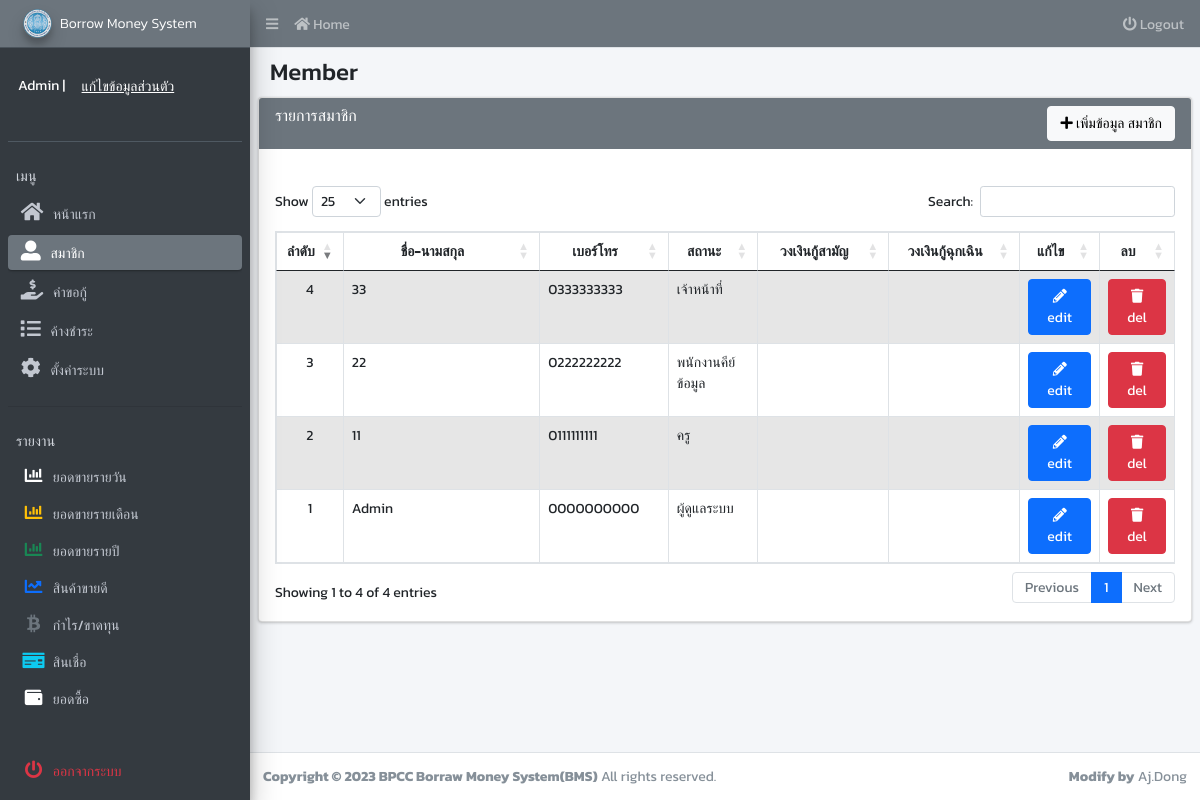
/admin/list_mem.php (signed in), run on the app's committed database.
### tables this page shows
CREATE TABLE `member` (
  `mem_id` varchar(13) NOT NULL,
  `mem_name` varchar(80) NOT NULL,
  `mem_address` text NOT NULL,
  `mem_phone` varchar(10) NOT NULL,
  `mem_status` int(1) UNSIGNED NOT NULL COMMENT '0=แอดมิน, 1=พนักงานคีย์ข้อมูล, 2=ครู, 3=เจ้าหน้าที่',
  `mem_password` varchar(50) NOT NULL,
  `mem_amount_stock` int(10) UNSIGNED NOT NULL COMMENT 'จำนวนหุ้น',
  `mem_common_credit` int(10) UNSIGNED NOT NULL,
  `mem_emergency_credit` int(10) UNSIGNED NOT NULL,
  `mem_register_date` datetime NOT NULL
);

### admin/list_mem.php (the view, shortened to what this page needs)
<?php
include("header.php");
$query_member = "SELECT * FROM member" or die("Error : ".mysqli_error($condb));
$rs_member = mysqli_query($condb, $query_member);
?>
    <section class="content-header">
      <div class="container-fluid">
        <h1>Member</h1>
      </div>
    </section>
    <section class="content">
      <div class="card card-gray">
        <div class="card-header">
          <h3 class="card-title">รายการสมาชิก</h3>
          <div align="right">
            <button type="button" class="btn btn-light" data-bs-toggle="modal" data-bs-target="#exampleModal"><i class="fa fa-plus"></i> เพิ่มข้อมูล สมาชิก</button>
          </div>
        </div>
        <br>
        <div class="card-body">
          <div class="row">
            <div class="col-md-12">
              <table id="tableSearch" class="table table-bordered table-hover table-striped">
                <thead>
                  <tr class="danger">
                    <th width="1%"><center>ลำดับ</center></th>
                    <th width="15%"><center>ชื่อ-นามสกุล</center></th>
                    <th width="5%"><center>เบอร์โทร</center></th>
                    <th width="5%"><center>สถานะ</center></th>
                    <th width="10%"><center>วงเงินกู้สามัญ</center></th>
                    <th width="10%"><center>วงเงินกู้ฉุกเฉิน</center></th>
                    <th width="3%"><center>แก้ไข</center></th>
                    <th width="3%"><center>ลบ</center></th>
                  </tr>
                </thead>
                <tbody>
                <?php foreach ($rs_member as $row_member) { ?>
                  <tr>
                    <td align="center"><?php echo $no+=1; ?></td>
                    <td><?php echo $row_member['mem_name']; ?></td>
                    <td><?php echo $row_member['mem_phone']; ?></td>
                    <td><?php include('mem_status.php'); ?></td>
                    <td align="right"><?php echo $row_member['common_credit']; ?></td>
                    <td align="right"><?php echo $row_member['emergency_credit']; ?></td>
                    <td align="center"><button type="button" class="btn btn-primary" data-bs-toggle="modal" data-bs-target="#myModal<?php echo $row_member['mem_id'];?>"><i class="fas fa-pencil-alt"></i> edit</button></td>
                    <td align="center"><a href="member_db.php?mem_id=<?php echo $row_member['mem_id']; ?>" class="btn btn-danger" onclick="return confirm_alert(this);"><i class="fas fas fa-trash"></i> del</a></td>
                  </tr>
                <?php } ?>
                </tbody>
              </table>
            </div>
          </div>
        </div>
      </div>
    </section>
<?php include('footer.php'); ?>
</body>
</html>

### admin/mem_status.php
<?php
    if($row_member['mem_status'] == 0){
        echo "ผู้ดูแลระบบ";
    }
    elseif($row_member['mem_status'] == 1){
        echo "พนักงานคีย์ข้อมูล";
    }
    elseif($row_member['mem_status'] == 2){
        echo "ครู";
    }
    elseif($row_member['mem_status'] == 3){
        echo "เจ้าหน้าที่";
    }
?>

### includes/header.php (style rules this page uses)
body { font-family: 'Kanit', sans-serif; font-size: 14px; }

### data on the page
member: no "1", mem_name "Admin", mem_phone "0000000000", mem_status "ผู้ดูแลระบบ"
member: no "2", mem_name "11", mem_phone "0111111111", mem_status "ครู"
member: no "3", mem_name "22", mem_phone "0222222222", mem_status "พนักงานคีย์ข้อมูล"
member: no "4", mem_name "33", mem_phone "0333333333", mem_status "เจ้าหน้าที่"

### other printed values
$_SESSION['mem_name'] "Admin"
